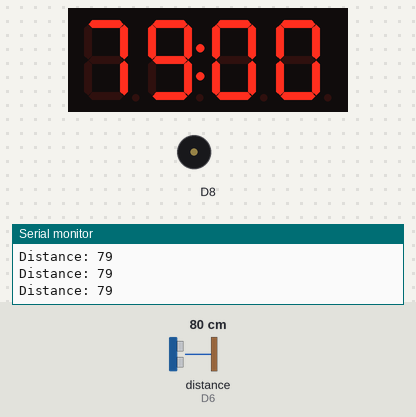
Bench run of a sketch on a simulated ESP8266 (NodeMCU). Shown: 4-digit seven-segment display, buzzer (waves = sounding), the last lines printed to the serial monitor. Wiring (inferred from the names in the program): ultrasonic range finder: trigger D7; echo D6; TM1637 display: clock D4; DIO D5. Inputs (shaded band) come from the test bench; at power-on: distance to the obstacle (sensor on D6) 80 cm. The echo pulse lasts 58.3 µs per cm.

Above: at 1.2 s.
1.3 s: distance to the obstacle (sensor on D6) set to 7 cm
At 2.4 s:
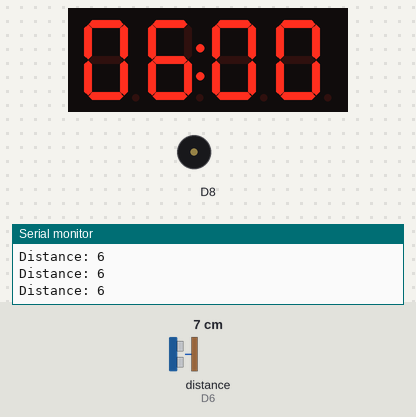
3.2 s: distance to the obstacle (sensor on D6) set to 4 cm
At 4.7 s:
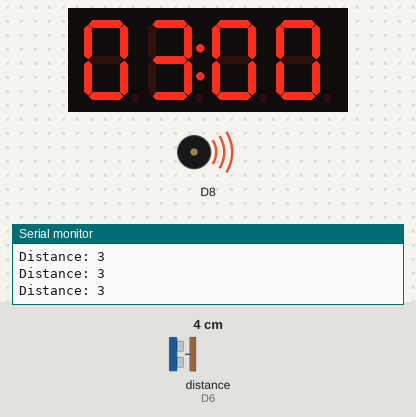
5.0 s: distance to the obstacle (sensor on D6) set to 2 cm
At 5.9 s:
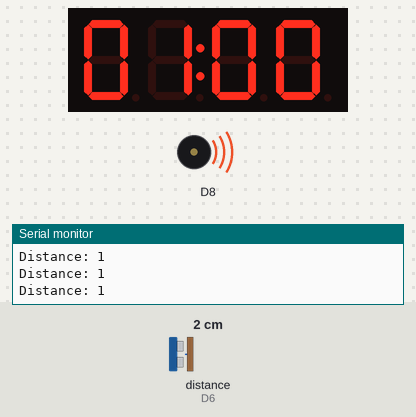
Timing chart, 0 to 8.0 s (numbered marks = the images above; inputs shaded):
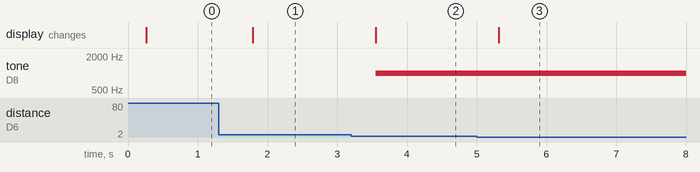

Measured:
- the behaviour switches between 6 and 5 cm on distance to the obstacle (sensor on D6) (found by bisection; images 1 and 2)
- after the input at 1.3 s, the display: changes after 0.49 s (image 1)
- after the input at 3.2 s, tone on D8: silent → 1000 Hz after 0.35 s; the display: changes after 0.35 s (image 2)
- after the input at 5.0 s, the display: changes after 0.31 s (image 3)

The sketch:

Choie4.ino
```cpp
//////// 7 SEGMENT ///////////
#define CLK_PIN   (D4)
#define DIO_PIN   (D5)

////////// ULTRA SONIC ///////
#define echoPin D6
#define trigPin D7
long duration , cm;
int capacity;
///////////////////////////////////////////////////////////////////////////
#define bit_delay()   asm("nop\n nop\n nop\n nop\n")

#define TM1637_CMD1  (0x40)
#define TM1637_CMD2  (0xC0)
#define TM1637_CMD3  (0x80)

const uint8_t SEVEN_SEG_DIGITS[] = {
 //  gfedcba
  0b00111111, // 0
  0b00000110, // 1
  0b01011011, // 2
  0b01001111, // 3
  0b01100110, // 4
  0b01101101, // 5
  0b01111101, // 6
  0b00000111, // 7
  0b01111111, // 8
  0b01101111, // 9
 };

void tm1637_init() {
  pinMode( CLK_PIN, OUTPUT );
  pinMode( DIO_PIN, OUTPUT );
  digitalWrite( CLK_PIN, HIGH );
  digitalWrite( DIO_PIN, HIGH );
}

void tm1637_start_bit() {
  digitalWrite( DIO_PIN, LOW );  bit_delay();
  digitalWrite( CLK_PIN, LOW );  bit_delay();
}

void tm1637_stop_bit() {
  digitalWrite( CLK_PIN, HIGH ); bit_delay();
  digitalWrite( DIO_PIN, HIGH ); bit_delay();
}

int tm1637_send_byte( uint8_t data ) {
  uint8_t ack;
  for( uint8_t i = 0; i < 8; i++ ) { // Send 8-bit data, LSB first
    digitalWrite( CLK_PIN, LOW );
    digitalWrite( DIO_PIN, ( data & 0x01 ) ? HIGH : 0 );
    digitalWrite( CLK_PIN, HIGH );
    data >>= 1; // shift bit to the right
  }
  digitalWrite( CLK_PIN, LOW );
  pinMode( DIO_PIN, INPUT );     // make DIO pin floating (input)
  digitalWrite( DIO_PIN, HIGH ); // enable pull-up
  digitalWrite( CLK_PIN, HIGH );
  ack = digitalRead( DIO_PIN );  // read ACK bit
  digitalWrite( DIO_PIN, LOW );
  pinMode( DIO_PIN, OUTPUT );
  digitalWrite( CLK_PIN, LOW );
  return (ack==0);
}

boolean showDigits( uint8_t digits[],
       boolean colon=false, uint8_t brightness=7 )
{
  // send the first command
  tm1637_start_bit();
  tm1637_send_byte( TM1637_CMD1 );
  tm1637_stop_bit();
  // send the second command
  tm1637_start_bit();
  tm1637_send_byte( TM1637_CMD2 );
  for ( uint8_t i=0, value; i < 4; i++ ) {
    value = SEVEN_SEG_DIGITS[ digits[i] ];
    if ( (i == 1) && colon ) {
      value |= 0x80; // turn on the colon on the display
    }
    tm1637_send_byte( value );
  }
  tm1637_stop_bit();
  // send the third command
  tm1637_start_bit();
  tm1637_send_byte( TM1637_CMD3 | (brightness & 0x07) | 0x08 );
  tm1637_stop_bit();
}

////////////////////////////////////////////////////////////////////////////
uint32_t ts;


void setup() {
Serial.begin(9600);
pinMode(echoPin,INPUT);
pinMode(trigPin,OUTPUT);

tm1637_init();
ts = millis();
}

void loop() {
  digitalWrite(trigPin, LOW);
  delayMicroseconds(2);
  digitalWrite(trigPin, HIGH);
  delayMicroseconds(10);
  digitalWrite(trigPin, LOW);
  duration = pulseIn(echoPin, HIGH);
  cm = duration*0.034/2;
  Serial.print("Distance: ");
  Serial.println(cm);
  static boolean colon=false;
  static uint8_t data[4];
  static uint16_t count = 0, temp;
    temp  = count;
    count = cm;
    for (uint8_t i=0; i < 4; i++) {
      data[1-i] = temp%10;
      temp /= 10;
    }
    showDigits( data,!colon );
    delay(250);
    if(cm < 5){
      tone(D8,1000);
    }else{
      noTone(D8);
    }
  }
```
